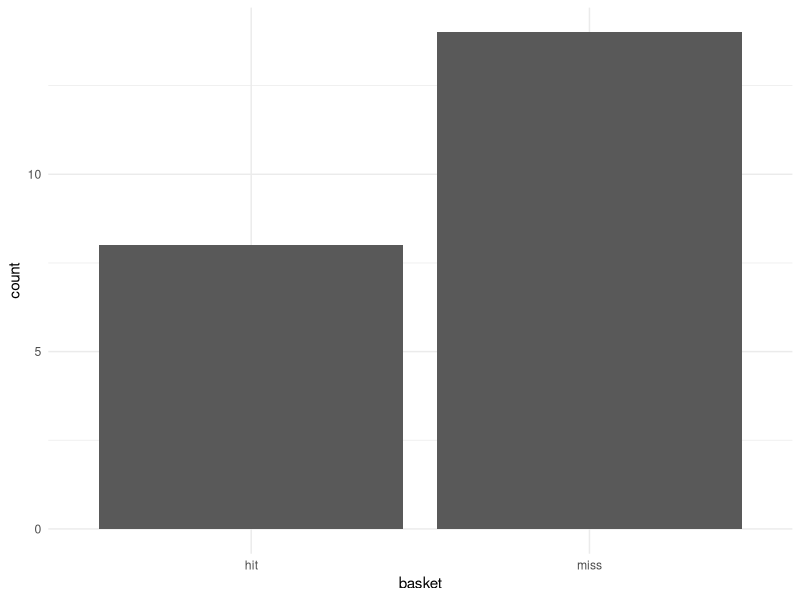

Generate this figure with R:
## ---- chunk 1
knitr::opts_chunk$set(echo = TRUE)
knitr::opts_chunk$set(dev = 'svg')
library(ggplot2)
## ---- chunk 2
b <- c("miss","miss","miss","hit","miss","hit","miss", "miss",
       "hit","hit","miss","miss","miss","miss", "miss","miss",
       "miss","hit","hit","hit","miss","hit")
## ---- chunk 3
ggplot(data.frame(basket = b), aes(x = basket)) + 
  geom_bar() + 
  theme_minimal()
## ---- chunk 4
transMat <- function(x, prob = TRUE) {
  X <- t(as.matrix(x))
  tt <- table( c(X[,-ncol(X)]), c(X[,-1]) )
  if(prob) tt <- tt / rowSums(tt)
  tt
}

m <- transMat(b)
print(m, digits = 2)

